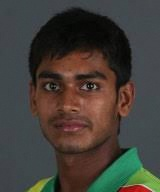
#> input picture Test/Noised2pic_010.jpg, 160 x 192 px, given as the content of the folder /home/sezan92/BangladeshiCricketers/Captain, which was not available
$ python BanCricML.py   (Python 2 division)
#> lines starting #> are read from the running program, lines starting #| are printed output that depends on the picture; pictures that were not available may be replaced by others from this repository, and a replacement may not be noted
#!/usr/bin/env python2
# -*- coding: utf-8 -*-
"""
Created on Sun May 14 18:22:56 2017

@author: sezan92
"""

from os import listdir
from os.path import isfile,join
import numpy as np
import cv2
from skimage.feature import hog as HOG
import matplotlib.pyplot as plt
from sklearn.grid_search import GridSearchCV
import os
#Importing Models

from sklearn.svm import SVC,NuSVC

#Data Preparation

trainFolder = '/home/sezan92/BangladeshiCricketers/'

Captain = trainFolder+'Captain'
Mehedi= trainFolder+'Mehedi'
Shabbir = trainFolder+'Sabbir'
Taskin = trainFolder+'Taskin'
Shakib = trainFolder+'Shakib'
Test = trainFolder+ 'Test'
trainData = []
responseData = []
testData = []
NumberList = []
CaptainImages = [ f for f in listdir(Captain) if isfile(join(Captain,f)) ]
MehediImages = [ f for f in listdir(Mehedi) if isfile(join(Mehedi,f)) ]
ShabbirImages = [ f for f in listdir(Shabbir) if isfile(join(Shabbir,f)) ]
TaskinImages = [ f for f in listdir(Taskin) if isfile(join(Taskin,f)) ]
ShakibImages = [ f for f in listdir(Shakib) if isfile(join(Shakib,f)) ]
TestImages = [ f for f in listdir(Test) if isfile(join(Test,f)) ]

def ReadImages(ListName,FolderName,Label):
#> called with Label = 0
    global NumberList
    global responseData
    global trainData
    global hog
    global cv2
    global imutils
    global winSize
    global testData
    global os


    global feature

    for image in ListName:
        face_cascade =cv2.CascadeClassifier('haarcascade_frontalface_default.xml')
        img = cv2.imread(join(FolderName,image))
#> img is the input picture: shape (192, 160, 3); mean B, G, R 56.8, 63, 67.9
        imgray = cv2.cvtColor(img,cv2.COLOR_RGB2GRAY)
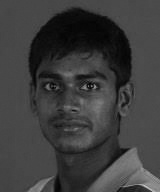
#> imgray: shape (192, 160); min 0, max 202, mean 61.6
        face = face_cascade.detectMultiScale(imgray)
#> face = [[18, 46, 105, 105]]

        if len(face)>0:
            feature = HOG(cv2.resize(imgray[face[0][1]:face[0][1]+face[0][3],face[0][0]:face[0][0]+face[0][2]],
                                 (100,100)))
#> feature = 8100 values, max 0.366 at index 9, min 0 at index 12, mean 0.0825
            trainData.append(feature.T)
            responseData.append(Label)

def num2name(num):
    if num==0:
        name = 'Captain'
    elif num==1:
        name = 'Shakib'
    elif num ==2:
        name = 'Shabbir'
    elif num ==3:
        name = 'Taskin'
    elif num ==5:
        name = 'Mehedi'
    return name


ReadImages(CaptainImages,Captain,0)
ReadImages(ShakibImages,Shakib,1)
ReadImages(ShabbirImages,Shabbir,2)
ReadImages(TaskinImages,Taskin,3)
ReadImages(MehediImages,Mehedi,5)

svm = NuSVC()
nu_options = np.arange(0.2,1)
kernel_options = ['linear','rbf']
param_grid= dict(kernel=kernel_options,nu = nu_options)
#> (the run stopped early here; a loop or call above may not have finished)

$ run again, on Test/Noised2pic_021.jpg
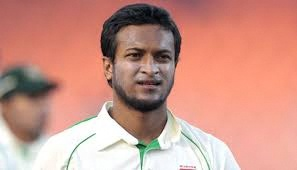
#> input picture Test/Noised2pic_021.jpg, 297 x 170 px, given as the content of the folder /home/sezan92/BangladeshiCricketers/Captain, which was not available
#> in ReadImages, img is the input picture: shape (170, 297, 3); mean B, G, R 135.6, 148.4, 203.5
#> in ReadImages, `imgray = cv2.cvtColor(img,cv2.COLOR_RGB2GRAY)`:
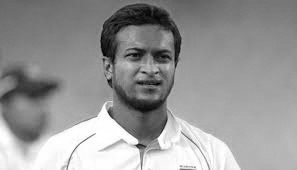
#> imgray: shape (170, 297); min 2, max 255, mean 150.8
#> face = [[105, 24, 84, 84]]
#> feature = 8100 values, max 0.399 at index 8020, min 0 at index 23, mean 0.0771

$ run again, on Test/Noised2pic_022.jpg
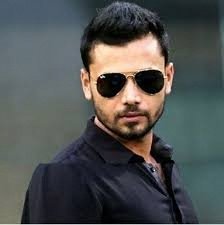
#> input picture Test/Noised2pic_022.jpg, 224 x 225 px, given as the content of the folder /home/sezan92/BangladeshiCricketers/Captain, which was not available
#> in ReadImages, img is the input picture: shape (225, 224, 3); mean B, G, R 81.5, 82.3, 79.4
#> in ReadImages, `imgray = cv2.cvtColor(img,cv2.COLOR_RGB2GRAY)`:
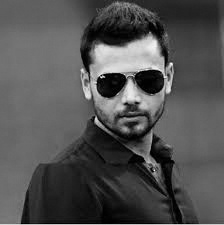
#> imgray: shape (225, 224); min 0, max 254, mean 81.7
#> face = [[74, 41, 112, 112]]
#> feature = 8100 values, max 0.409 at index 248, min 0 at index 2, mean 0.0722
